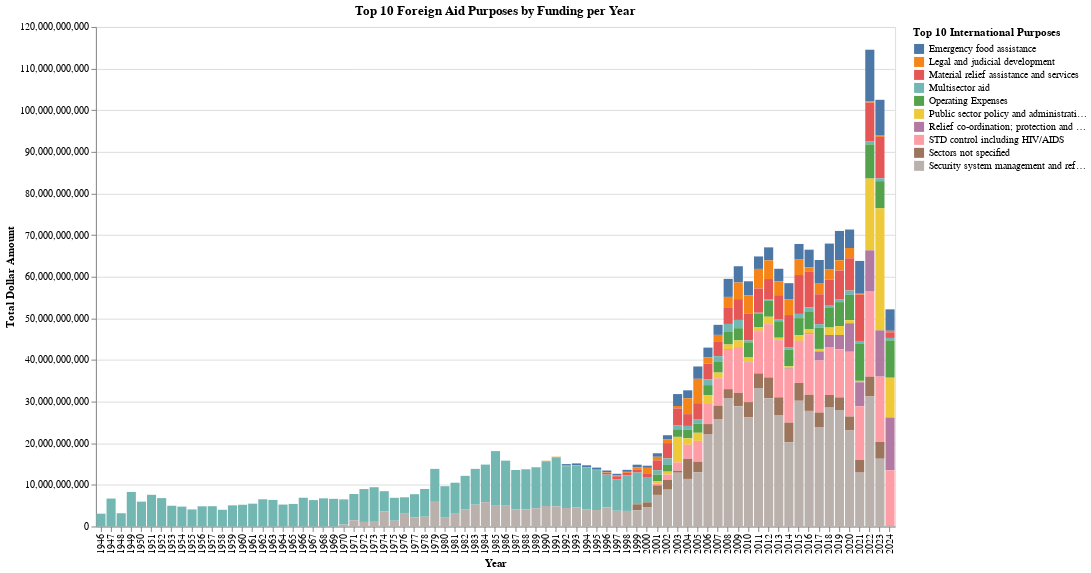

Notebook code for this chart:
### Code cell
import pandas as pd
import altair as alt

# Load your dataset (replace 'your_data.csv' with actual file)
aid = pd.read_csv('us_foreign_aid_complete.csv')

# Clean 'Fiscal Year' column
aid['Fiscal Year'] = pd.to_numeric(aid['Fiscal Year'], errors='coerce')
aid = aid.dropna(subset=['Fiscal Year'])
aid['Fiscal Year'] = aid['Fiscal Year'].astype(int)

selected_columns = [
    'Country ID', 'Country Code', 'Country Name', 'Region ID', 'Region Name', 
    'Income Group ID', 'Income Group Name', 'International Category ID', 'International Category Name',
    'International Sector Code', 'International Sector Name', 'International Purpose Code', 'International Purpose Name',
    'US Category ID', 'US Category Name', 'US Sector ID', 'US Sector Name', 'Foreign Assistance Objective ID',
    'Foreign Assistance Objective Name', 'Aid Type Group ID', 'Aid Type Group Name', 'Activity ID', 'Submission ID',
    'Activity Name', 'Activity Description', 'Activity Project Number', 'Activity Start Date', 'Activity End Date',
    'Transaction Type ID', 'Transaction Type Name', 'Fiscal Year', 'Transaction Date', 'Current Dollar Amount', 
    'Constant Dollar Amount', 'aid_type_id', 'aid_type_name', 'activity_budget_amount', 'submission_activity_id'
]

aid2 = aid[selected_columns]

# Aggregate total funding per international purpose
aid_agg = aid2.groupby('International Purpose Name', as_index=False)['Current Dollar Amount'].sum()

# Get the top 10 international purposes by total funding
top_10_purposes = aid_agg.nlargest(10, 'Current Dollar Amount')['International Purpose Name']

# Filter the original dataset for only the top 10 purposes
aid_filter = aid[aid['International Purpose Name'].isin(top_10_purposes)]

# Aggregate again per year for visualization
aid_plot = aid_filter.groupby(['Fiscal Year', 'International Purpose Name'], as_index=False)['Current Dollar Amount'].sum()

# Create the stacked bar chart
chart = alt.Chart(aid_plot).mark_bar().encode(
    x=alt.X('Fiscal Year:O', title='Year'),
    y=alt.Y('sum(Current Dollar Amount):Q', title='Total Dollar Amount'),
    color=alt.Color('International Purpose Name:N', title='Top 10 International Purposes'),
    tooltip=['Fiscal Year', 'International Purpose Name', 'sum(Current Dollar Amount)']
).properties(
    title="Top 10 Foreign Aid Purposes by Funding per Year",
    width=800,
    height=500
).interactive()

chart

### Figure 1 — Vega-Lite specification as saved in the notebook (floating-point values rounded to 4 significant figures; data arrays with more than 128 entries replaced by an {"elided": "..."} marker saying what was removed)
{"config": {"view": {"continuousWidth": 300, "continuousHeight": 300}}, "data": {"name": "data-733fae8758057d2fca654f603931f8e7"}, "mark": {"type": "bar"}, "encoding": {"color": {"field": "International Purpose Name", "title": "Top 10 International Purposes", "type": "nominal"}, "tooltip": [{"field": "Fiscal Year", "type": "quantitative"}, {"field": "International Purpose Name", "type": "nominal"}, {"aggregate": "sum", "field": "Current Dollar Amount", "type": "quantitative"}], "x": {"field": "Fiscal Year", "title": "Year", "type": "ordinal"}, "y": {"aggregate": "sum", "field": "Current Dollar Amount", "title": "Total Dollar Amount", "type": "quantitative"}}, "height": 500, "params": [{"name": "param_1", "select": {"type": "interval", "encodings": ["x", "y"]}, "bind": "scales"}], "title": "Top 10 Foreign Aid Purposes by Funding per Year", "width": 800, "$schema": "https://vega.github.io/schema/vega-lite/v5.20.1.json", "datasets": {"data-733fae8758057d2fca654f603931f8e7": {"elided": "360 records"}}}
